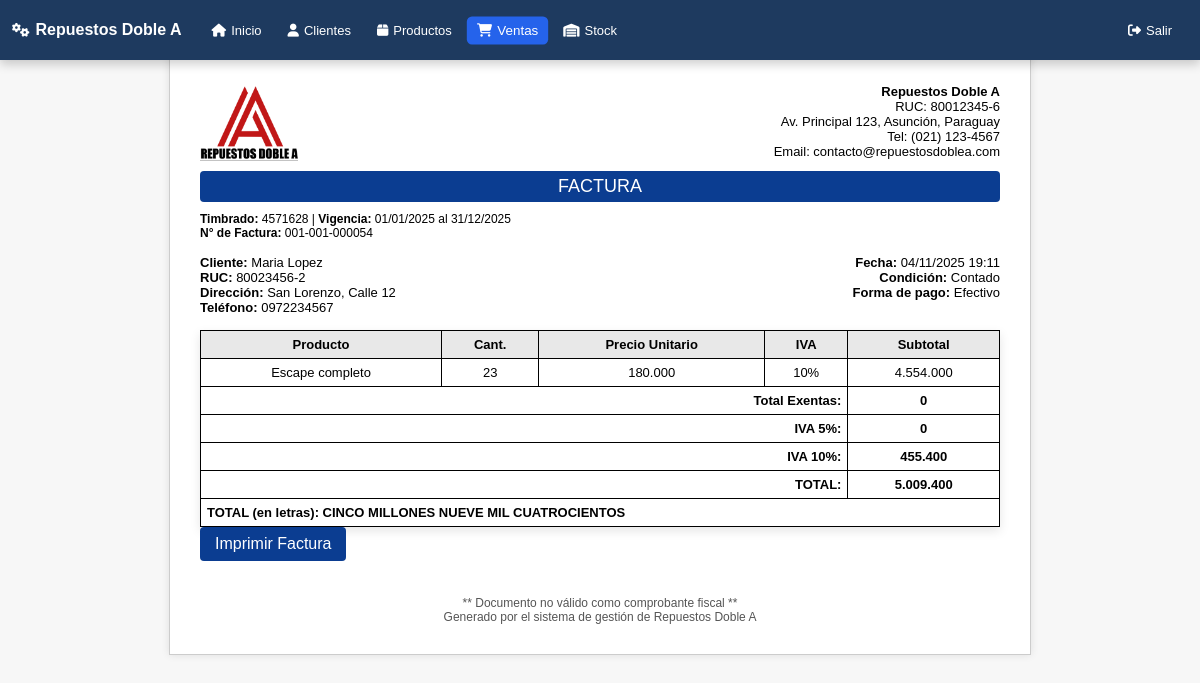
The app's page /modulos/ventas/ver_factura.php?id=54 (signed in) with its own data.
### tables this page shows
CREATE TABLE `cabecera_factura_ventas` (
  `id` int(11) NOT NULL AUTO_INCREMENT,
  `numero_factura` varchar(20) NOT NULL,
  `condicion_venta` enum('Contado','Crédito') NOT NULL,
  `forma_pago` enum('Efectivo','Tarjeta','Transferencia') NOT NULL,
  `fecha_hora` datetime DEFAULT CURRENT_TIMESTAMP,
  `cliente_id` int(11) NOT NULL,
  `monto_total` decimal(15,2) NOT NULL,
  `timbrado` varchar(20) DEFAULT '',
  `inicio_vigencia` date DEFAULT NULL,
  `fin_vigencia` date DEFAULT NULL,
  `anulada` tinyint(1) DEFAULT '0',
  `fecha_anulacion` datetime DEFAULT NULL,
  `usuario_anulacion_id` int(11) DEFAULT NULL,
  `motivo_anulacion` text,
  PRIMARY KEY (`id`),
  UNIQUE KEY `idx_numero_factura_unique` (`numero_factura`),
  UNIQUE KEY `idx_timbrado_unique` (`timbrado`),
  KEY `cliente_id` (`cliente_id`)
);

CREATE TABLE `clientes` (
  `id` int(11) NOT NULL AUTO_INCREMENT,
  `nombre` varchar(100) NOT NULL,
  `apellido` varchar(100) DEFAULT NULL,
  `ruc` varchar(20) DEFAULT NULL,
  `telefono` varchar(50) DEFAULT NULL,
  `email` varchar(100) DEFAULT NULL,
  `direccion` varchar(255) DEFAULT NULL,
  `created_at` timestamp NOT NULL DEFAULT CURRENT_TIMESTAMP,
  PRIMARY KEY (`id`)
);

CREATE TABLE `detalle_factura_ventas` (
  `id` int(11) NOT NULL AUTO_INCREMENT,
  `factura_id` int(11) NOT NULL,
  `producto_id` int(11) NOT NULL,
  `cantidad` int(11) NOT NULL,
  `precio_unitario` decimal(15,2) NOT NULL,
  `valor_venta_5` decimal(15,2) DEFAULT '0.00',
  `valor_venta_10` decimal(15,2) DEFAULT '0.00',
  `valor_venta_exenta` decimal(15,2) DEFAULT '0.00',
  `total_parcial` decimal(15,2) NOT NULL,
  PRIMARY KEY (`id`),
  KEY `factura_id` (`factura_id`),
  KEY `producto_id` (`producto_id`)
);

CREATE TABLE `productos` (
  `id` int(11) NOT NULL AUTO_INCREMENT,
  `codigo` varchar(50) DEFAULT NULL,
  `nombre` varchar(150) NOT NULL,
  `categoria` varchar(100) DEFAULT NULL,
  `marca` varchar(50) DEFAULT NULL,
  `modelo` varchar(50) DEFAULT NULL,
  `cilindrada` varchar(10) DEFAULT NULL,
  `precio` decimal(10,2) NOT NULL DEFAULT '0.00',
  `stock` int(11) NOT NULL DEFAULT '0',
  `stock_min` int(11) NOT NULL DEFAULT '0',
  `proveedor_id` int(11) DEFAULT NULL,
  `created_at` timestamp NOT NULL DEFAULT CURRENT_TIMESTAMP,
  PRIMARY KEY (`id`),
  KEY `proveedor_id` (`proveedor_id`),
  CONSTRAINT `productos_ibfk_1` FOREIGN KEY (`proveedor_id`) REFERENCES `proveedores` (`id`) ON DELETE SET NULL
);

### modulos/ventas/ver_factura.php (the view, shortened to what this page needs)
<?php
$base_path = $_SERVER['DOCUMENT_ROOT'] . '/repuestos/';
include $base_path . 'includes/header.php';
if (!function_exists('intdiv_compat')) {
    function intdiv_compat($a, $b) {
        return ($a >= 0) ? (int)floor($a / $b) : (int)ceil($a / $b);
    }
}
function numero_a_letras($numero) {
    $numero = round($numero);
    $unidades = ['', 'UNO', 'DOS', 'TRES', 'CUATRO', 'CINCO', 'SEIS', 'SIETE', 'OCHO', 'NUEVE'];
    $decenas = ['', 'DIEZ', 'VEINTE', 'TREINTA', 'CUARENTA', 'CINCUENTA', 'SESENTA', 'SETENTA', 'OCHENTA', 'NOVENTA'];
    $centenas = ['', 'CIENTO', 'DOSCIENTOS', 'TRESCIENTOS', 'CUATROCIENTOS', 'QUINIENTOS', 'SEISCIENTOS', 'SETECIENTOS', 'OCHOCIENTOS', 'NOVECIENTOS'];
    $especiales = [11=>'ONCE',12=>'DOCE',13=>'TRECE',14=>'CATORCE',15=>'QUINCE'];
    $convert_hasta_999 = function($n) use ($unidades, $decenas, $centenas, $especiales) {
        $s = '';
        if ($n == 100) return 'CIEN';
        if ($n > 100) {
            $c = intdiv_compat($n, 100);
            $s .= $centenas[$c] . ' ';
            $n = $n % 100;
        }
        if ($n >= 11 && $n <= 15) {
            $s .= $especiales[$n];
        } elseif ($n >= 16 && $n <= 19) {
            $s .= 'DIECI' . $unidades[$n - 10];
        } elseif ($n == 10 || $n == 20 || $n == 30 || $n == 40 || $n == 50 || $n == 60 || $n == 70 || $n == 80 || $n == 90) {
            $d = intdiv_compat($n, 10);
            $s .= $decenas[$d];
        } elseif ($n > 20 && $n < 30) {
            $s .= 'VEINTI' . $unidades[$n - 20];
        } elseif ($n > 30 && $n < 100) {
            $d = intdiv_compat($n, 10);
            $u = $n % 10;
            $s .= $decenas[$d];
            if ($u != 0) $s .= ' Y ' . $unidades[$u];
        } elseif ($n > 0 && $n < 10) {
            $s .= $unidades[$n];
        }
        return trim($s);
    };
    $partes = [];
    if ($numero >= 1000000) {
        $millones = intdiv_compat($numero, 1000000);
        $partes[] = ($millones == 1 ? 'UN MILLON' : numero_a_letras($millones) . ' MILLONES');
        $numero = $numero % 1000000;
    }
    if ($numero >= 1000) {
        $miles = intdiv_compat($numero, 1000);
        $partes[] = ($miles == 1 ? 'MIL' : $convert_hasta_999($miles) . ' MIL');
        $numero = $numero % 1000;
    }
    if ($numero > 0) {
        $partes[] = $convert_hasta_999($numero);
    }
    return implode(' ', $partes);
}
$factura_id = (int)$_GET['id'];
$stmt_cab = $pdo->prepare("SELECT fv.*, c.nombre, c.apellido, c.ruc, c.direccion, c.telefono
                           FROM cabecera_factura_ventas fv
                           JOIN clientes c ON fv.cliente_id = c.id
                           WHERE fv.id = :id");
$stmt_cab->execute(array('id' => $factura_id));
$factura = $stmt_cab->fetch(PDO::FETCH_ASSOC);
$empresa = array(
    'nombre' => 'Repuestos Doble A',
    'ruc' => '80012345-6',
    'direccion' => 'Av. Principal 123, Asunción, Paraguay',
    'telefono' => '(021) 123-4567',
    'email' => 'contacto@repuestosdoblea.com',
    'timbrado' => isset($factura['timbrado']) && !empty($factura['timbrado']) ? $factura['timbrado'] : '12345678',
    'inicio_vigencia' => isset($factura['inicio_vigencia']) && !empty($factura['inicio_vigencia']) ? date('d/m/Y', strtotime($factura['inicio_vigencia'])) : '01/01/2025',
    'fin_vigencia' => isset($factura['fin_vigencia']) && !empty($factura['fin_vigencia']) ? date('d/m/Y', strtotime($factura['fin_vigencia'])) : '31/12/2025'
);
$stmt_det = $pdo->prepare("SELECT d.*, p.nombre
                           FROM detalle_factura_ventas d
                           JOIN productos p ON d.producto_id = p.id
                           WHERE d.factura_id = :id");
$stmt_det->execute(array('id' => $factura_id));
$detalle = $stmt_det->fetchAll(PDO::FETCH_ASSOC);
?>
<!DOCTYPE html>
<html lang="es">
<head>
<link rel="stylesheet" href="/repuestos/style.css">
</head>
<body>
<div class="factura-container">
    <div class="encabezado">
        <img src="/repuestos/img/logo3.png" alt="Logo Empresa">
        <div class="empresa-datos">
            <strong><?php echo htmlspecialchars($empresa['nombre']); ?></strong><br>
            RUC: <?php echo htmlspecialchars($empresa['ruc']); ?><br>
            <?php echo htmlspecialchars($empresa['direccion']); ?><br>
            Tel: <?php echo htmlspecialchars($empresa['telefono']); ?><br>
            Email: <?php echo htmlspecialchars($empresa['email']); ?>
        </div>
    </div>
    <div class="titulo">FACTURA</div>
    <div class="timbrado">
        <strong>Timbrado:</strong> <?php echo $empresa['timbrado']; ?> |
        <strong>Vigencia:</strong> <?php echo $empresa['inicio_vigencia']; ?> al <?php echo $empresa['fin_vigencia']; ?><br>
        <strong>N° de Factura:</strong> <?php echo htmlspecialchars($factura['numero_factura']); ?>
    </div>
    <div class="datos-cliente">
        <div>
            <strong>Cliente:</strong> <?php echo htmlspecialchars($factura['nombre'].' '.$factura['apellido']); ?><br>
            <strong>RUC:</strong> <?php echo htmlspecialchars($factura['ruc']); ?><br>
            <strong>Dirección:</strong> <?php echo htmlspecialchars($factura['direccion']); ?><br>
            <strong>Teléfono:</strong> <?php echo htmlspecialchars($factura['telefono']); ?><br>
        </div>
        <div style="text-align:right;">
            <strong>Fecha:</strong> <?php echo date('d/m/Y H:i', strtotime($factura['fecha_hora'])); ?><br>
            <strong>Condición:</strong> <?php echo htmlspecialchars($factura['condicion_venta']); ?><br>
            <strong>Forma de pago:</strong> <?php echo htmlspecialchars($factura['forma_pago']); ?>
        </div>
    </div>
    <table class="factura-table">
        <thead>
            <tr>
                <th>Producto</th>
                <th>Cant.</th>
                <th>Precio Unitario</th>
                <th>IVA</th>
                <th>Subtotal</th>
            </tr>
        </thead>
        <tbody>
        <?php
        $base_exenta = 0.0;
        $base_5 = 0.0;
        $base_10 = 0.0;
        foreach($detalle as $d) {
            $v5 = isset($d['valor_venta_5']) ? (float)$d['valor_venta_5'] : 0.0;
            $v10 = isset($d['valor_venta_10']) ? (float)$d['valor_venta_10'] : 0.0;
            $vex = isset($d['valor_venta_exenta']) ? (float)$d['valor_venta_exenta'] : 0.0;
            if($v5>0) $base_5 += (float)$d['total_parcial'];
            elseif($v10>0) $base_10 += (float)$d['total_parcial'];
            else $base_exenta += $vex;
            echo '<tr>';
            echo '<td>'.htmlspecialchars($d['nombre']).'</td>';
            echo '<td>'.(int)$d['cantidad'].'</td>';
            echo '<td>'.number_format((float)$d['precio_unitario'],0,',','.').'</td>';
            if($v5>0) $iva_text='5%'; elseif($v10>0) $iva_text='10%'; else $iva_text='Exenta';
            echo '<td>'.$iva_text.'</td>';
            echo '<td>'.number_format((float)$d['total_parcial'],0,',','.').'</td>';
            echo '</tr>';
        }
        $iva_5 = $base_5 * 0.05;
        $iva_10 = $base_10 * 0.10;
        $total_factura = $base_exenta + $base_5 + $iva_5 + $base_10 + $iva_10;
        $total_letras = numero_a_letras($total_factura);
        ?>
        </tbody>
        <tfoot>
            <tr><td colspan="4" style="text-align:right;">Total Exentas:</td><td><?php echo number_format($base_exenta,0,',','.'); ?></td></tr>
            <tr><td colspan="4" style="text-align:right;">IVA 5%:</td><td><?php echo number_format($iva_5,0,',','.'); ?></td></tr>
            <tr><td colspan="4" style="text-align:right;">IVA 10%:</td><td><?php echo number_format($iva_10,0,',','.'); ?></td></tr>
            <tr><td colspan="4" style="text-align:right;"><strong>TOTAL:</strong></td><td><strong><?php echo number_format($total_factura,0,',','.'); ?></strong></td></tr>
            <tr><td colspan="5" style="text-align:left; font-weight:bold;">TOTAL (en letras): <?php echo $total_letras; ?></td></tr>
        </tfoot>
    </table>
    <a href="/repuestos/modulos/ventas/imprimir_factura.php?id=<?php echo $factura_id; ?>" target="_blank" class="btn-print">Imprimir Factura</a>
    <div class="footer">
        ** Documento no válido como comprobante fiscal **<br>
        Generado por el sistema de gestión de Repuestos Doble A
    </div>
</div>
</body>
</html>

### style.css (style rules this page uses)
body { margin: 0; font-family: Arial, sans-serif; background: #f4f6f8; overflow-x: hidden; }
table { width: 100%; border-collapse: collapse; background: white; box-shadow: 0 4px 10px rgba(0,0,0,0.1); }
table th, table td { border: 1px solid #ccc; padding: 8px; text-align: center; }
table th { background: #2563eb; color: white; }

### modulos/ventas/ver_factura.php (style rules this page uses)
body { font-family: Arial, sans-serif; margin: 50px; padding:0; background: #f7f7f7; }
.factura-container { width: 800px; margin: 20px auto; background: white; padding: 30px; border: 1px solid #ccc; box-shadow: 0 0 8px rgba(0,0,0,0.1); }
.encabezado { display: flex; justify-content: space-between; align-items: center; }
.encabezado img { height: 80px; }
.empresa-datos { text-align: right; font-size: 13px; }
.titulo { text-align:center; background:#0b3d91; color:white; padding:5px 0; margin-top:10px; font-size:18px; border-radius:4px; }
.datos-cliente { display:flex; justify-content:space-between; margin-top:15px; font-size:13px; }
.factura-table { width:100%; border-collapse:collapse; margin-top:15px; font-size:13px; }
.factura-table th, .factura-table td { border:1px solid #000; padding:6px; text-align:center;color: #000 }
.factura-table th { background:#e8e8e8; }
tfoot td { font-weight:bold; text-align:left; }
.timbrado { margin-top:10px; font-size:12px; text-align:left; }
.footer { text-align:center; font-size:12px; margin-top:20px; color:#555; }
.btn-print { display:inline-block; padding:8px 15px; background:#0b3d91; color:white; text-decoration:none; border-radius:4px; margin-bottom:15px; }

### records on screen
cabecera_factura_ventas: numero_factura "001-001-000054", cliente.apellido "Maria Lopez", cliente.ruc "80023456-2", cliente.direccion "San Lorenzo, Calle 12", cliente.telefono "0972234567", fecha_hora "04/11/2025 19:11", condicion_venta "Contado", forma_pago "Efectivo"
detalle_factura_ventas: producto.nombre "Escape completo", cantidad "23", precio_unitario "180.000", iva_text "10%", total_parcial "4.554.000"

### other values on screen
$empresa['nombre'] "Repuestos Doble A"
$empresa['ruc'] "80012345-6"
$empresa['direccion'] "Av. Principal 123, Asunción, Paraguay"
$empresa['telefono'] "(021) 123-4567"
$empresa['email'] "contacto@repuestosdoblea.com"
$empresa['timbrado'] "4571628"
$empresa['inicio_vigencia'] "01/01/2025"
$empresa['fin_vigencia'] "31/12/2025"
$base_exenta "0"
$iva_5 "0"
$iva_10 "455.400"
$total_factura "5.009.400"
$total_letras "CINCO MILLONES NUEVE MIL CUATROCIENTOS"
